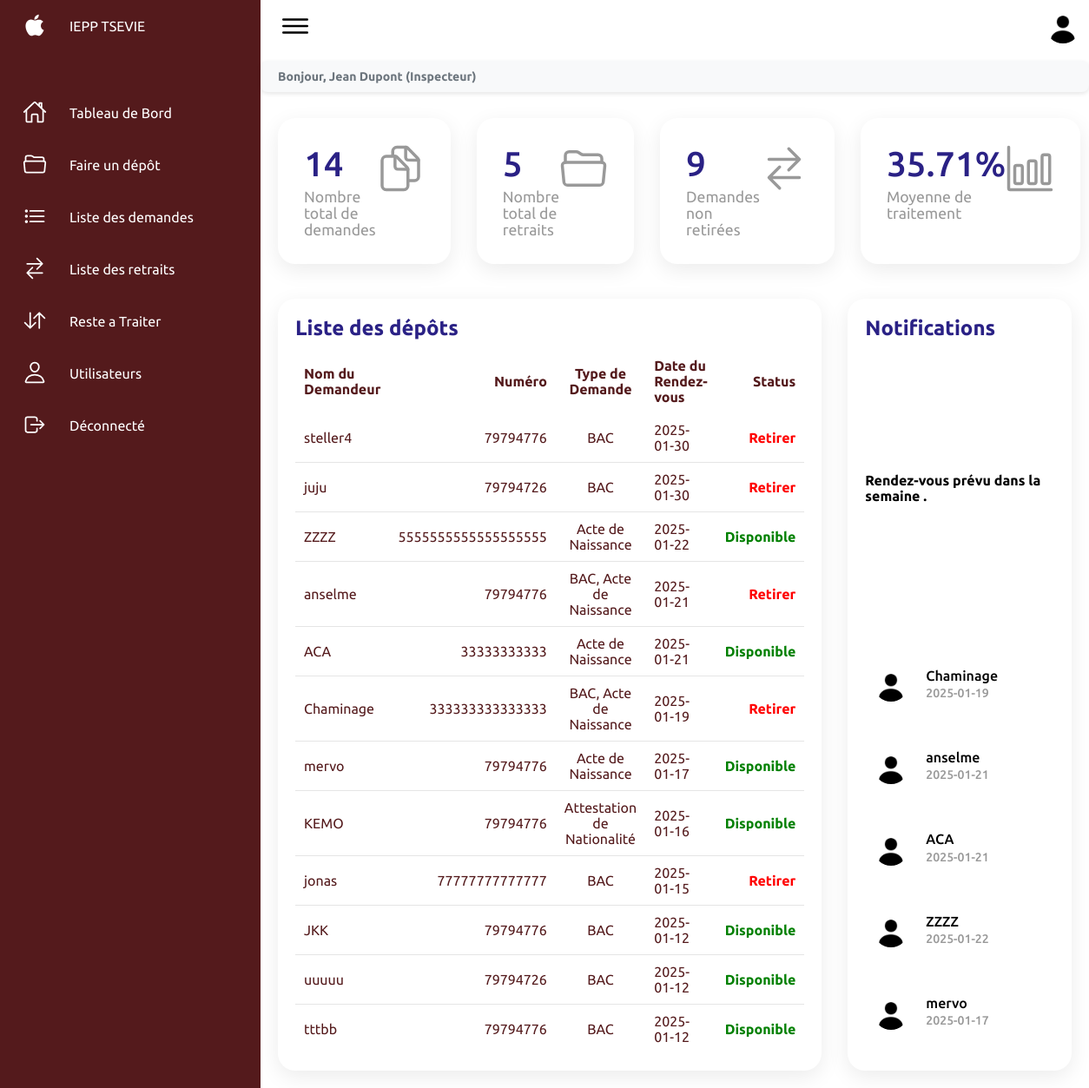
The app's page /index.php (signed in) with its own data.
### tables this page shows
CREATE TABLE IF NOT EXISTS `demandeur` (
  `IdDmd` int NOT NULL AUTO_INCREMENT,
  `DateHeureDmd` datetime DEFAULT CURRENT_TIMESTAMP,
  `NomDmd` varchar(255) NOT NULL,
  `NumeroTel` varchar(20) NOT NULL,
  `ConcerneAnnee` year NOT NULL,
  `TypeDmd` varchar(255) NOT NULL,
  `DateRdv` date NOT NULL,
  `IdAdmin` int DEFAULT NULL,
  `Etat` tinyint(1) DEFAULT '0',
  PRIMARY KEY (`IdDmd`),
  KEY `IdAdmin` (`IdAdmin`)
);

### index.php (the view, shortened to what this page needs)
<?php
$servername = "localhost";
$username = "root";
$password = "";
$dbname = "gov";
$conn = new mysqli($servername, $username, $password, $dbname);
$sqlRecentDemandes = "SELECT NomDmd, NumeroTel, TypeDmd, DateRdv, Etat FROM demandeur ORDER BY DateRdv DESC LIMIT 12";
$result = $conn->query($sqlRecentDemandes);
$sqlTotalDemandes = "SELECT COUNT(*) as totalDemandes FROM demandeur";
$resultDemandes = $conn->query($sqlTotalDemandes);
$totalDemandes = $resultDemandes->fetch_assoc()['totalDemandes'] ?? 0;
$sqlDemandesNonRetirees = "SELECT COUNT(*) as demandesNonRetirees FROM demandeur WHERE etat = 0";
$resultDemandesNonRetirees = $conn->query($sqlDemandesNonRetirees);
$demandesNonRetirees = 0;
if ($resultDemandesNonRetirees) {
    $row = $resultDemandesNonRetirees->fetch_assoc();
    $demandesNonRetirees = $row['demandesNonRetirees'] ?? 0;
}
$sqlRetraits = "SELECT COUNT(*) as totalRetraits FROM demandeur WHERE etat = 1";
$resultRetraits = $conn->query($sqlRetraits);
$totalRetraits = 0;
if ($resultRetraits) {
    $row = $resultRetraits->fetch_assoc();
    $totalRetraits = $row['totalRetraits'] ?? 0;
}
?>
<!DOCTYPE html>
<html lang="en">
<head>
    <link rel="stylesheet" type="text/css" href="d.css">
    <link rel="stylesheet" href="assets/css/style.css">
</head>
<body>
    <div class="container">
    <div class="container">
        <div class="navigation">
            <ul>
                <li>
                    <a href="#">
                        <span class="icon">
                            <ion-icon name="logo-apple"></ion-icon>
                        </span>
                        <span class="title">IEPP TSEVIE</span>
                    </a>
                </li>
                <li>
                    <a href="#">
                        <span class="icon">
                            <ion-icon name="home-outline"></ion-icon>
                        </span>
                        <span class="title">Tableau de Bord</span>
                    </a>
                </li>
              <li>
                <a href="#" id="openModal">
                    <span class="icon">
                        <ion-icon name="folder-open-outline"></ion-icon>
                    </span>
                    <span class="title">Faire un dépôt</span>
                </a>
            </li>
                <li>
                    <a href="afficher_demandes.php">
                        <span class="icon">
                            <ion-icon name="list-outline"></ion-icon>
                        </span>
                        <span class="title">Liste des demandes</span>
                    </a>
                </li>
                <li>
                    <a href="afficher_retrait.php">
                        <span class="icon">
                            <ion-icon name="swap-horizontal-outline"></ion-icon>
                        </span>
                        <span class="title">Liste des retraits</span>
                    </a>
                </li>
                <li>
                    <a href="reste.php"  target="_blank">
                        <span class="icon ">
                            <ion-icon name="swap-vertical-outline"></ion-icon>
                        </span>
                        <span class="title">Reste a Traiter</span>
                    </a>
                </li>
    <?php if ($_SESSION['Poste'] === 'Inspecteur'): ?>
        <li>
            <a href="administration.PHP">
                <span class="icon">
                    <ion-icon name="person-outline"></ion-icon>
                </span>
                <span class="title">Utilisateurs</span>
            </a>
        </li>
    <?php endif; ?>
                <li>
                    <a href="Log.php">
                        <span class="icon">
                            <ion-icon name="log-out-outline"></ion-icon>
                        </span>
                        <span class="title">Déconnecté</span>
                    </a>
                </li>
                <br>
                <br><br>
                <br>
                <br>
                <br>
            </ul>
        </div>
        <div class="main">
            <div class="topbar">
                <div class="toggle">
                    <ion-icon name="menu-outline"></ion-icon>
                </div>
                <div class="user">
                    <img src="assets/imgs/customer02.png" alt="">
                </div>
            </div>
<div class="session-info">
    <?php
    if (isset($_SESSION['NomComplet']) && isset($_SESSION['Poste'])) {
        echo "<span>Bonjour, " . htmlspecialchars($_SESSION['NomComplet']) . " (" . htmlspecialchars($_SESSION['Poste']) . ")</span>";
    } else {
        echo "<span>Bienvenue, invité</span>";
    }
    ?>
</div>
            <div class="cardBox">
                <div class="card">
                    <div>
                        <div class="numbers"><?php echo htmlspecialchars($totalDemandes); ?></div>
                        <div class="cardName">Nombre total de demandes</div>
                    </div>
                    <div class="iconBx">
                        <ion-icon name="documents-outline"></ion-icon>
                    </div>
                </div>
                <div class="card">
                    <div>
                        <div class="numbers"><?php echo htmlspecialchars($totalRetraits); ?></div>
                        <div class="cardName">Nombre total de retraits</div>
                    </div>
                    <div class="iconBx">
                        <ion-icon name="folder-open-outline"></ion-icon>
                    </div>
                </div>
                <div class="card">
                <div>
                    <div class="numbers"><?php echo $demandesNonRetirees; ?></div>
                    <div class="cardName">Demandes non retirées</div>
                </div>
                <div class="iconBx">
                <ion-icon name="swap-horizontal-outline"></ion-icon>
                </div>
            </div>
                <div class="card">
                    <div>
                    <div class="numbers">
            <?php
            if ($totalDemandes > 0) {
                $pourcentageTraitement = ($totalRetraits / $totalDemandes) * 100;
                echo round($pourcentageTraitement, 2) . '%';
            } else {
                echo '0%';
            }
            ?>
        </div>
                        <div class="cardName">Moyenne de traitement</div>
                    </div>
                    <div class="iconBx">
                        <ion-icon name="bar-chart-outline"></ion-icon>
                    </div>
                </div>
            </div>
            <div class="details">
                <div class="recentOrders">
                    <div class="cardHeader">
                        <h2>Liste des dépôts</h2>
                    </div>
                   <table>
    <thead>
        <tr>
            <td>Nom du Demandeur</td>
            <td>Numéro</td>
            <td>Type de Demande</td>
            <td>Date du Rendez-vous</td>
            <td>Status</td>
        </tr>
    </thead>
    <tbody>
        <?php
        if ($result && $result->num_rows > 0) {
            while ($row = $result->fetch_assoc()) {
                $etatText = ($row['Etat'] == 0) ? 'Disponible' : 'Retirer';
                $statusClass = ($row['Etat'] == 0) ? 'disponible' : 'retirer';
                echo "<tr>
                        <td>" . htmlspecialchars($row['NomDmd']) . "</td>
                        <td>" . htmlspecialchars($row['NumeroTel']) . "</td>
                        <td>" . htmlspecialchars($row['TypeDmd']) . "</td>
                        <td>" . htmlspecialchars($row['DateRdv']) . "</td>
                        <td><span class='status " . $statusClass . "'>" . htmlspecialchars($etatText) . "</span></td>
                      </tr>";
            }
        } else {
            echo "<tr><td colspan='5' class='no-data'>Aucune demande trouvée</td></tr>";
        }
        ?>
    </tbody>
</table>
                </div>
                <div class="recentCustomers">
    <div class="cardHeader">
        <h2>Notifications</h2><br>
    </div>
    <h4>  Rendez-vous prévu dans la semaine .</h4>
    <table>
        <?php
        $sqlUpcomingAppointments = "SELECT NomDmd, DateRdv FROM demandeur WHERE DateRdv BETWEEN CURDATE() AND DATE_ADD(CURDATE(), INTERVAL 7 DAY)";
        $resultUpcomingAppointments = $conn->query($sqlUpcomingAppointments);
        if ($resultUpcomingAppointments && $resultUpcomingAppointments->num_rows > 0) {
            while ($row = $resultUpcomingAppointments->fetch_assoc()) {
                $nomDmd = htmlspecialchars($row['NomDmd']);
                $dateRdv = htmlspecialchars($row['DateRdv']);
                ?>
                <tr>
                    <td width="60px">
                        <div class="imgBx">
                            <img src="assets/imgs/customer02.PNG" alt="Customer">
                        </div>
                    </td>
                    <td>
                        <h4><?php echo $nomDmd; ?><br><span><?php echo $dateRdv; ?></span></h4>
                    </td>
                </tr>
                <?php
            }
        } else {
            echo "<tr><td colspan='2'>Aucun rendez-vous imminent.</td></tr>";
        }
        ?>
    </table>
</div>
        </div>
    </div>
    </div>
</body>
</html>

### d.css (style rules this page uses)
:root { --white: #fff; --blue: #2A4975; --black1: #333; }
.details { position: relative; width: 100%; padding: 20px; display: grid; grid-template-columns: 2fr 1fr; grid-gap: 30px; }
.details .recentOrders { position: relative; display: grid; min-height: 500px; background: var(--white); padding: 20px; box-shadow: 0 7px 25px rgba(0, 0, 0, 0.08); border-radius: 20px; }
.details .cardHeader { display: flex; justify-content: space-between; align-items: flex-start; }
.cardHeader h2 { font-weight: 600; color: var(--blue); }
.details table { width: 100%; border-collapse: collapse; margin-top: 10px; }
.details table thead td { font-weight: 600; }
.details .recentOrders table tr { color: #541A1C; border-bottom: 1px solid rgba(0, 0, 0, 0.1); }
.details .recentOrders table tr:last-child { border-bottom: none; }
.details .recentOrders table tr td { padding: 10px; }
.details .recentOrders table tr td:last-child { text-align: end; }
.details .recentOrders table tr td:nth-child(2) { text-align: end; }
.details .recentOrders table tr td:nth-child(3) { text-align: center; }

### assets/css/style.css (style rules this page uses)
* { font-family: "Ubuntu", sans-serif; margin: 0; padding: 0; box-sizing: border-box; }
:root { --blue: #2a2185; --white: #fff; --gray: #f5f5f5; --black1: #222; --black2: #999; }
body { min-height: 100vh; overflow-x: hidden; }
.container { position: relative; width: 100%; }
.navigation { position: fixed; width: 300px; height: 100%; background: #541A1C; border-left: 10px solid #541A1C; transition: 0.5s; overflow: hidden; }
.navigation ul { position: absolute; top: 0; left: 0; width: 100%; }
.navigation ul li { position: relative; width: 100%; list-style: none; border-top-left-radius: 30px; border-bottom-left-radius: 30px; }
.navigation ul li:nth-child(1) { margin-bottom: 40px; pointer-events: none; }
.navigation ul li a { position: relative; display: block; width: 100%; display: flex; text-decoration: none; color: var(--white); }
.navigation ul li a .icon { position: relative; display: block; min-width: 60px; height: 60px; line-height: 75px; text-align: center; }
.navigation ul li a .icon ion-icon { font-size: 1.75rem; }
.navigation ul li a .title { position: relative; display: block; padding: 0 10px; height: 60px; line-height: 60px; text-align: start; white-space: nowrap; }
.main { position: absolute; width: calc(100% - 300px); left: 300px; min-height: 100vh; background: var(--white); transition: 0.5s; }
.topbar { width: 100%; height: 60px; display: flex; justify-content: space-between; align-items: center; padding: 0 10px; }
.toggle { position: relative; width: 60px; height: 60px; display: flex; justify-content: center; align-items: center; font-size: 2.5rem; cursor: pointer; }
.user { position: relative; width: 40px; height: 40px; border-radius: 50%; overflow: hidden; cursor: pointer; }
.user img { position: absolute; top: 0; left: 0; width: 100%; height: 100%; object-fit: cover; }
.cardBox { position: relative; width: 100%; padding: 20px; display: grid; grid-template-columns: repeat(4, 1fr); grid-gap: 30px; }
.cardBox .card { position: relative; background: var(--white); padding: 30px; border-radius: 20px; display: flex; justify-content: space-between; cursor: pointer; box-shadow: 0 7px 25px rgba(0, 0, 0, 0.08); }
.cardBox .card .numbers { position: relative; font-weight: 500; font-size: 2.5rem; color: var(--blue); }
.cardBox .card .cardName { color: var(--black2); font-size: 1.1rem; margin-top: 5px; }
.cardBox .card .iconBx { font-size: 3.5rem; color: var(--black2); }
.recentCustomers { position: relative; display: grid; min-height: 500px; padding: 20px; background: var(--white); box-shadow: 0 7px 25px rgba(0, 0, 0, 0.08); border-radius: 20px; }
.recentCustomers .imgBx { position: relative; width: 40px; height: 40px; border-radius: 50px; overflow: hidden; }
.recentCustomers .imgBx img { position: absolute; top: 0; left: 0; width: 100%; height: 100%; object-fit: cover; }
.recentCustomers table tr td { padding: 12px 10px; }
.recentCustomers table tr td h4 { font-size: 16px; font-weight: 500; line-height: 1.2rem; }
.recentCustomers table tr td h4 span { font-size: 14px; color: var(--black2); }

### records on screen
demandeur: NomDmd "steller4", NumeroTel "79794776", TypeDmd "BAC", DateRdv "2025-01-30", Etat "Retirer"
demandeur: NomDmd "juju", NumeroTel "79794726", TypeDmd "BAC", DateRdv "2025-01-30", Etat "Retirer"
demandeur: NomDmd "ZZZZ", NumeroTel "5555555555555555555", TypeDmd "Acte de Naissance", DateRdv "2025-01-22", Etat "Disponible"
demandeur: NomDmd "anselme", NumeroTel "79794776", TypeDmd "BAC, Acte de Naissance", DateRdv "2025-01-21", Etat "Retirer"
demandeur: NomDmd "ACA", NumeroTel "33333333333", TypeDmd "Acte de Naissance", DateRdv "2025-01-21", Etat "Disponible"
demandeur: NomDmd "Chaminage", NumeroTel "333333333333333", TypeDmd "BAC, Acte de Naissance", DateRdv "2025-01-19", Etat "Retirer"
demandeur: NomDmd "mervo", NumeroTel "79794776", TypeDmd "Acte de Naissance", DateRdv "2025-01-17", Etat "Disponible"
demandeur: NomDmd "KEMO", NumeroTel "79794776", TypeDmd "Attestation de Nationalité", DateRdv "2025-01-16", Etat "Disponible"
demandeur: NomDmd "jonas", NumeroTel "77777777777777", TypeDmd "BAC", DateRdv "2025-01-15", Etat "Retirer"
demandeur: NomDmd "JKK", NumeroTel "79794776", TypeDmd "BAC", DateRdv "2025-01-12", Etat "Disponible"
demandeur: NomDmd "uuuuu", NumeroTel "79794726", TypeDmd "BAC", DateRdv "2025-01-12", Etat "Disponible"
demandeur: NomDmd "tttbb", NumeroTel "79794776", TypeDmd "BAC", DateRdv "2025-01-12", Etat "Disponible"

### other values on screen
$_SESSION['NomComplet'] "Jean Dupont"
$_SESSION['Poste'] "Inspecteur"
$totalDemandes "14"
$totalRetraits "5"
$demandesNonRetirees "9"
$pourcentageTraitement "35.71"
